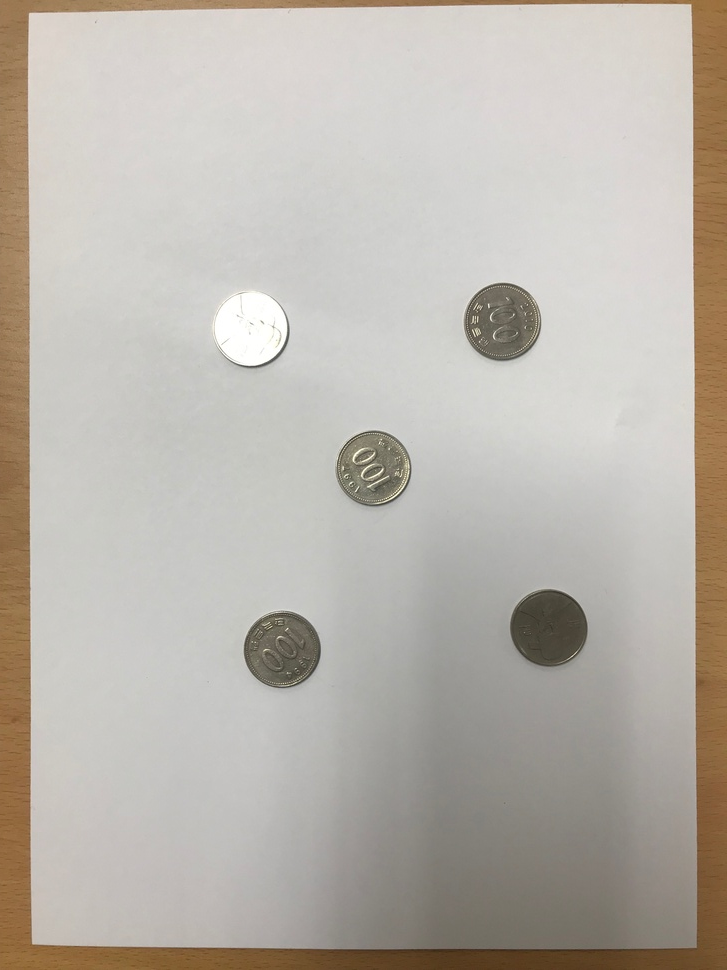
#> input picture images/img1.JPG, 727 x 970 px, shrunk from 3024 x 4032 before the run, found by its file name
$ jupyter execute coins1.ipynb
#> lines starting #> are read from the running program, lines starting #| are printed output that depends on the picture; after the words box and inside, x2 and y2 are one past the last pixel; in counts of white or black regions, pixels touching at a corner belong together
[cell 1]
import numpy as np
import cv2
from matplotlib import pyplot as plt
img = cv2.imread('images/img1.jpg')
#> img is the input picture: shape (970, 727, 3); mean B, G, R 171.8, 180.1, 185.8
plt.imshow(img, cmap = 'gray', interpolation = 'bicubic')
plt.xticks([]), plt.yticks([]) # to hide tick values on X and Y axis
plt.title("Showing Original Image")
plt.show()

[cell 2]
import numpy as np
import cv2
from matplotlib import pyplot as plt
from PIL import Image
from pylab import *

[cell 3]
#Show image in grayscale
image = 'images/img1.jpg'
img = cv2.imread(image,1)
img_orig = img.copy()
img= cv2.cvtColor(img,cv2.COLOR_BGR2GRAY)
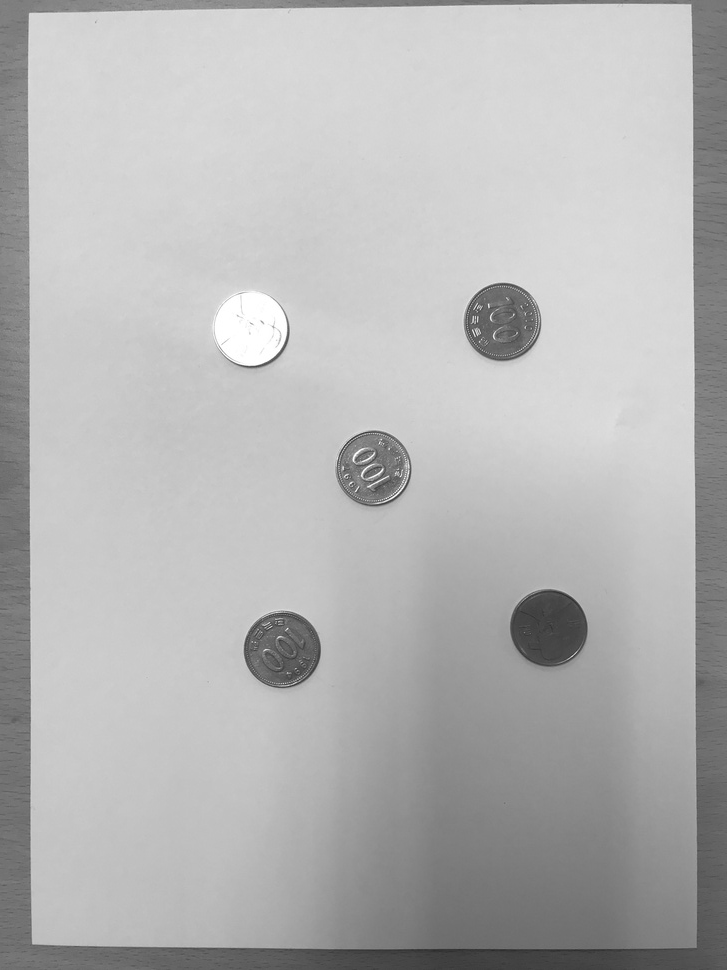
#> img: shape (970, 727); min 42, max 255, mean 180.9
plt.rcParams['figure.figsize'] =(9,7)
plt.title("Show image in GRAY")
plt.imshow(img,cmap='gray')
plt.show()

[cell 4]
#Code to blur image using GausianBlur
img =cv2.GaussianBlur(img, (15,15), 0)
plt.rcParams['figure.figsize'] =(9,7)
plt.imshow(img,cmap='gray')
plt.title("Show blur image after using Gaussian Kernel")
plt.show()
thresh = cv2.adaptiveThreshold(img, 255, cv2.ADAPTIVE_THRESH_GAUSSIAN_C,
cv2.THRESH_BINARY_INV, 11, 1)
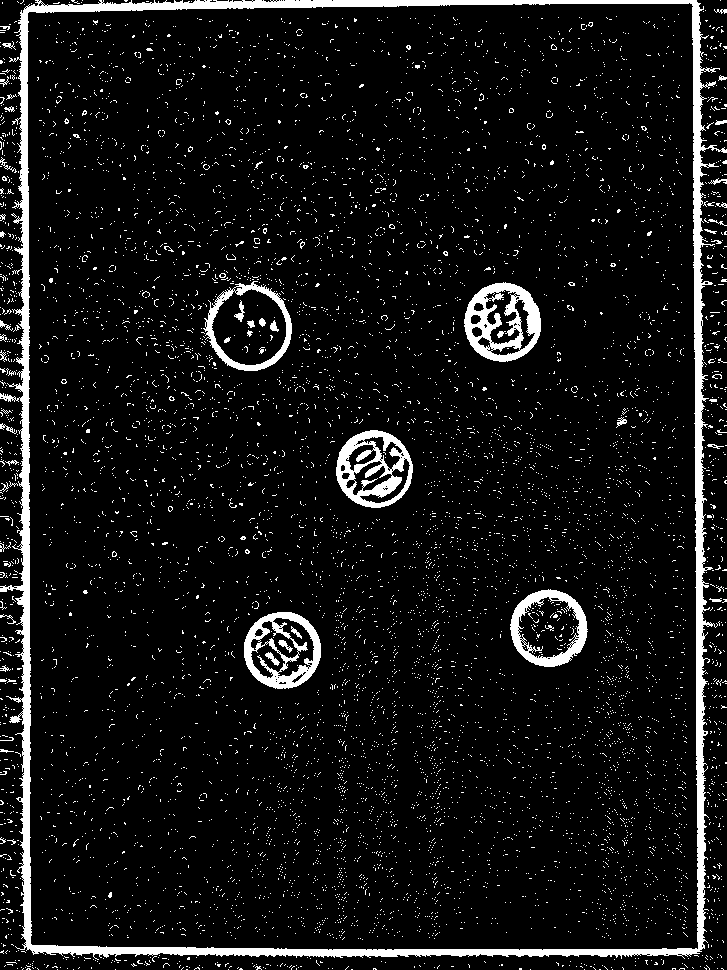
#> thresh: shape (970, 727); 7.7% white; 7814 white regions (7762 under 20 px), largest, box (x1, y1, x2, y2) and area: (0, 0, 727, 960) 24817, (464, 282, 541, 362) 3033, (336, 430, 413, 508) 2803
plt.imshow(thresh)
plt.title("After Using Adaptive Thresholding")
plt.show()

[cell 5]
#Detect circular images
circles = cv2.HoughCircles(img,cv2.HOUGH_GRADIENT,0.9, 120,
                            param1=50, param2=20, minRadius=60, maxRadius=0)
#> circles = [[330.5, 405.5, 92.3], [229.5, 302.5, 68.1]]
circles_rounded = np.uint16(np.around(circles))
#> circles_rounded = [[330, 406, 92], [230, 302, 68]]

[cell 6]
print(circles_rounded)
#| [[[330 406  92]
#|   [230 302  68]]]
print(circles_rounded.shape)
#| (1, 2, 3)
print("I have found " + str(circles_rounded.shape[1]) + " coins")
#| I have found 2 coins

[cell 7]
count = 1
for i in circles_rounded[0,:]:
    cv2.circle(img_orig,(i[0],i[1]),i[2],(50,200,200),5)
    cv2.circle(img_orig,(i[0],i[1]),2,(250,0,0),3)
    cv2.putText(img_orig, "Coin " + str(count), (i[0]-70,i[1]+30), cv2.FONT_HERSHEY_SIMPLEX, 1.1,(250,0,0),2)
    count+=1
#> this loop made 2 passes
#> (i, count) on passes 1 to 2: ([330, 406, 92], 2), ([230, 302, 68], 3)
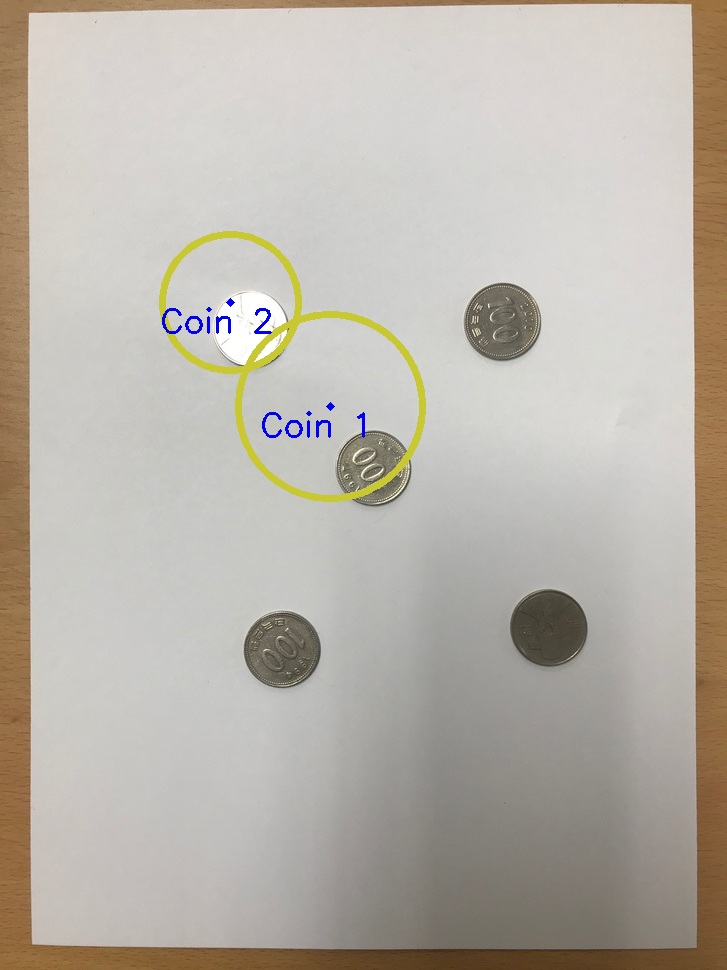
#> img_orig: shape (970, 727, 3); 1.15% of pixels changed, all inside (x1, y1, x2, y2) = (159, 231, 426, 502)
#> after the loop, count = 3

$ run again, with images/img3.JPG copied over images/img1.JPG
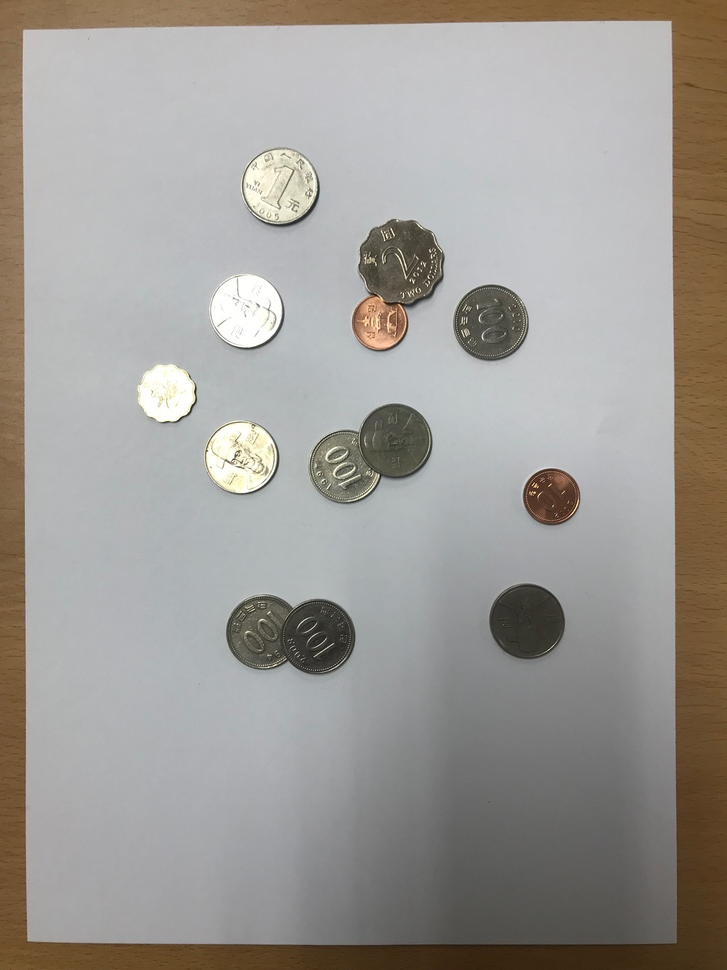
#> input picture images/img3.JPG, 727 x 970 px, shrunk from 3024 x 4032 before the run, found by its file name
#> img is the input picture: shape (970, 727, 3); mean B, G, R 149.9, 154.6, 158.1
#> `thresh = cv2.adaptiveThreshold(img, 255, cv2.ADAPTIVE_THRESH_GAUSSIAN_..`:
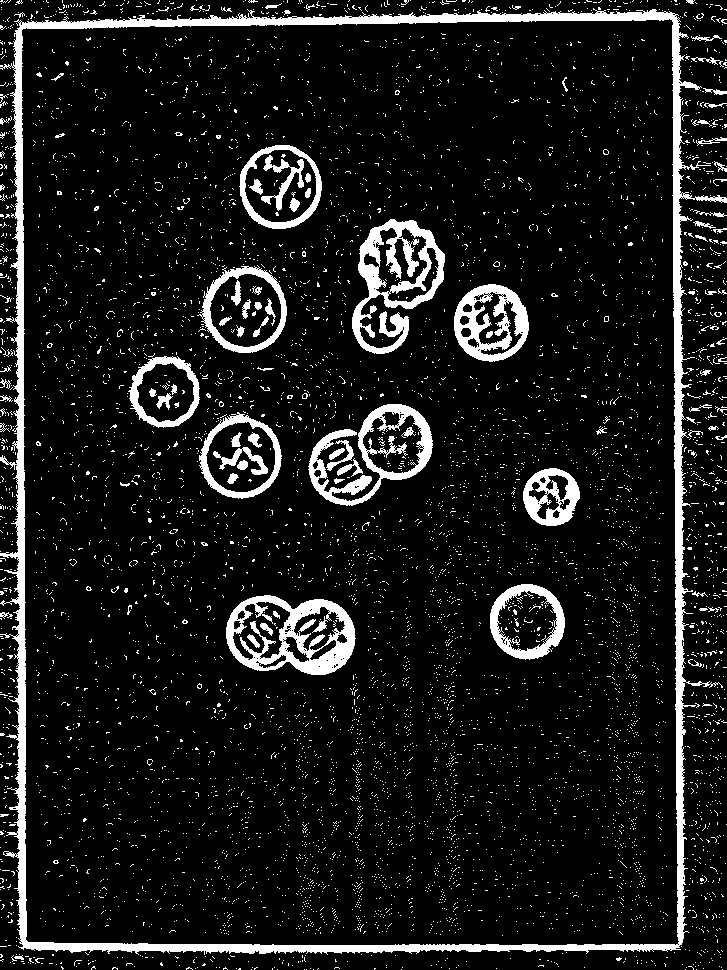
#> thresh: shape (970, 727); 10.1% white; 6900 white regions (6801 under 20 px), largest, box (x1, y1, x2, y2) and area: (0, 8, 727, 955) 25434, (352, 219, 445, 354) 4778, (226, 595, 356, 675) 4679
#> circles = 22 rows, first 8: [225.5, 228.5, 202.9], [500.5, 308.5, 287.9], [186.5, 706.5, 488.8], [386.5, 172.5, 286], [310.5, 367.5, 120.7], [106.5, 333.5, 306.9], [261.5, 610.5, 333.9], [71.5, 595.5, 346.9]
#> circles_rounded = 22 rows, first 8: [226, 228, 203], [500, 308, 288], [186, 706, 489], [386, 172, 286], [310, 368, 121], [106, 334, 307], [262, 610, 334], [72, 596, 347]
#> (printed output is left out)
#| (1, 22, 3)
#| I have found 22 coins
#> the loop `for i in circles_rounded[0,:]:` made 22 passes
#> after the loop `for i in circles_rounded[0,:]:`:
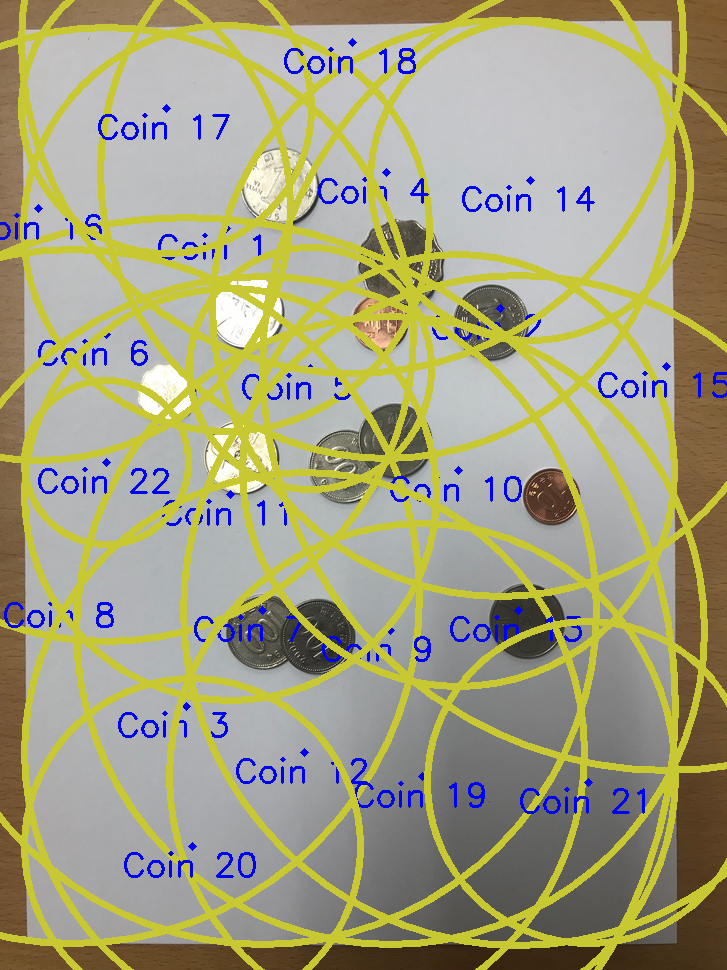
#> img_orig: shape (970, 727, 3); mean B, G, R 128.4, 160.5, 163.5
#> after the loop `for i in circles_rounded[0,:]:`: count = 23

$ run again, with images/img4.JPG copied over images/img1.JPG
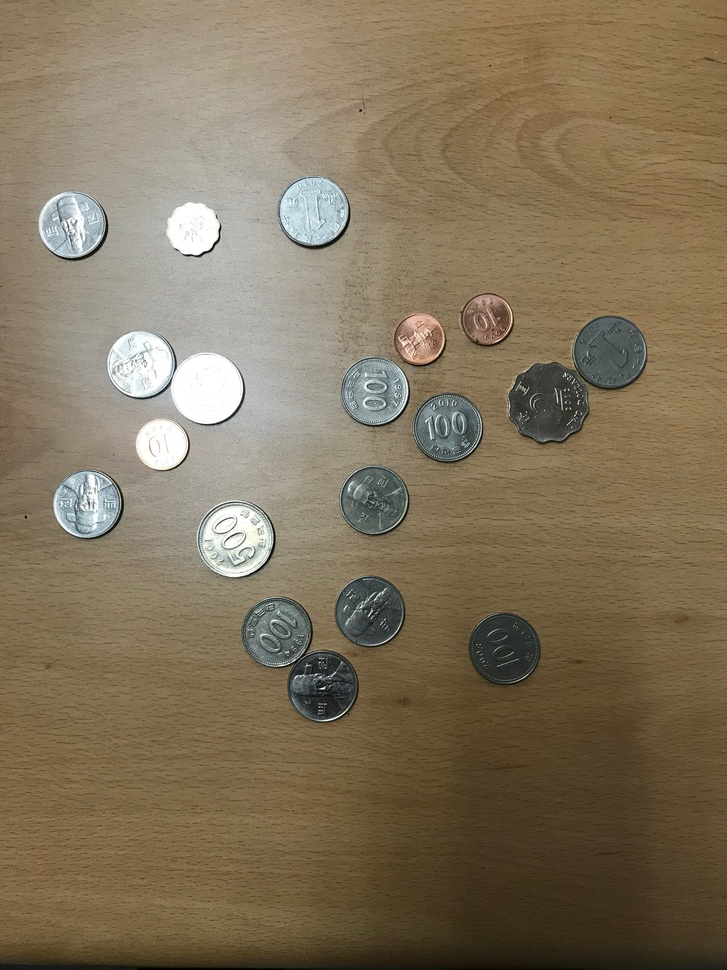
#> input picture images/img4.JPG, 727 x 970 px, shrunk from 3024 x 4032 before the run, found by its file name
#> img is the input picture: shape (970, 727, 3); mean B, G, R 91, 115.2, 129.4
#> `thresh = cv2.adaptiveThreshold(img, 255, cv2.ADAPTIVE_THRESH_GAUSSIAN_..`:
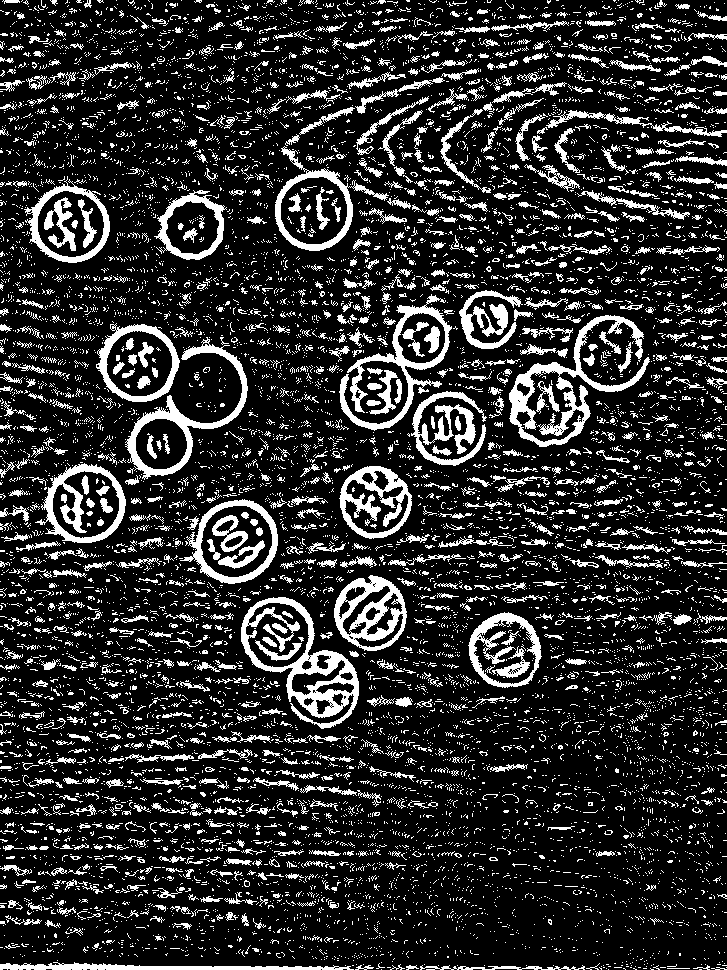
#> thresh: shape (970, 727); 17.6% white; 10381 white regions (9338 under 20 px), largest, box (x1, y1, x2, y2) and area: (241, 597, 359, 729) 4193, (509, 315, 650, 447) 3927, (339, 294, 452, 431) 2838
#> circles = 21 rows, first 8: [272.5, 429.5, 192.7], [480.5, 574.5, 219.6], [382.5, 374.5, 209.7], [492.5, 815.5, 473.9], [150.5, 444.5, 114.2], [250.5, 305.5, 223.6], [356.5, 545.5, 145.6], [214.5, 548.5, 132.2]
#> circles_rounded = 21 rows, first 8: [272, 430, 193], [480, 574, 220], [382, 374, 210], [492, 816, 474], [150, 444, 114], [250, 306, 224], [356, 546, 146], [214, 548, 132]
#> (printed output is left out)
#| (1, 21, 3)
#| I have found 21 coins
#> the loop `for i in circles_rounded[0,:]:` made 21 passes
#> after the loop `for i in circles_rounded[0,:]:`:
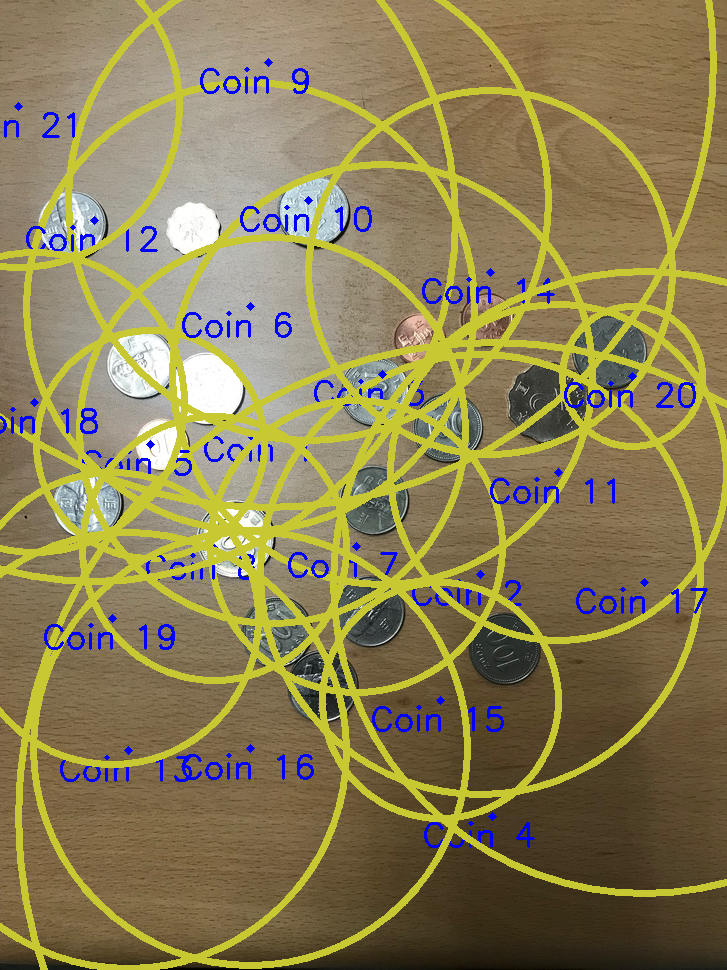
#> img_orig: shape (970, 727, 3); 19.73% of pixels changed, all inside (x1, y1, x2, y2) = (0, 0, 727, 970)
#> after the loop `for i in circles_rounded[0,:]:`: count = 22
